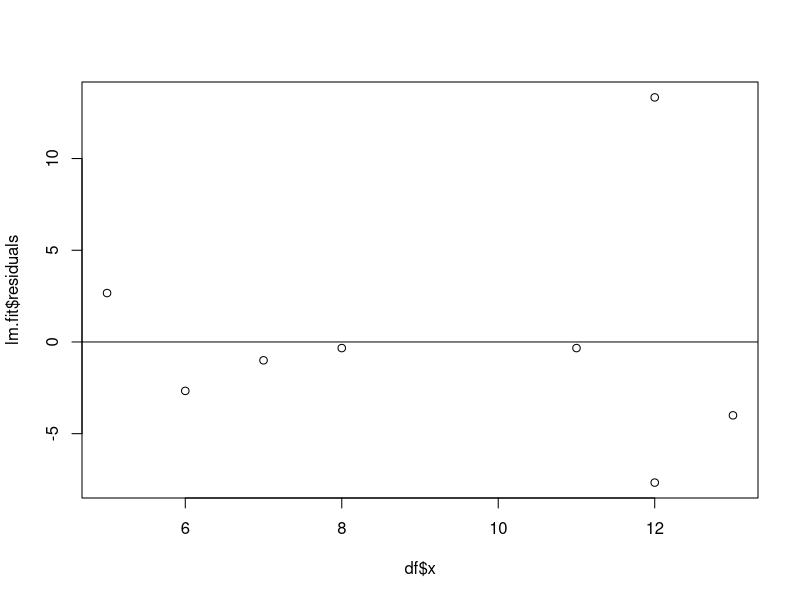
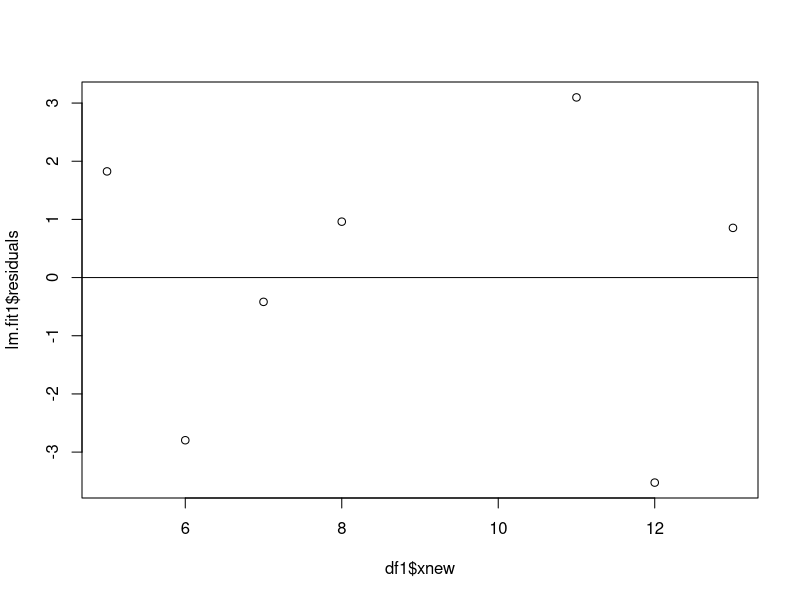
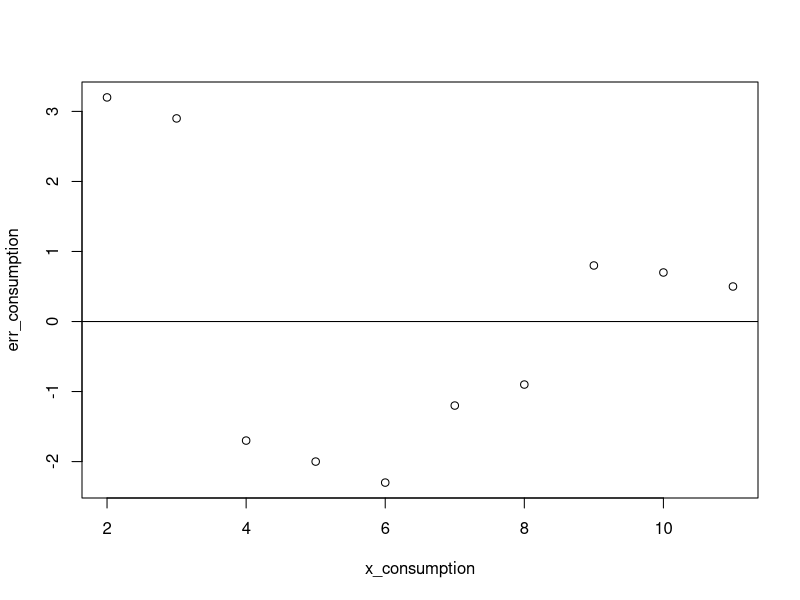
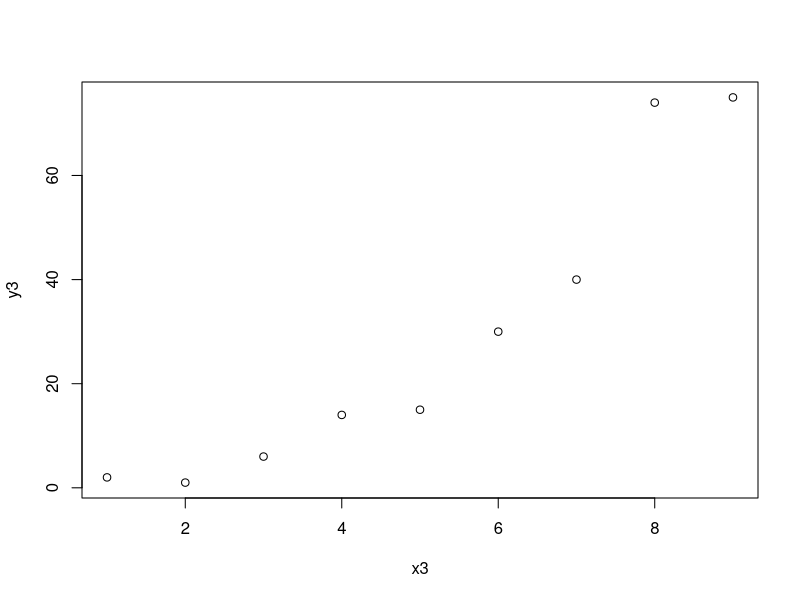
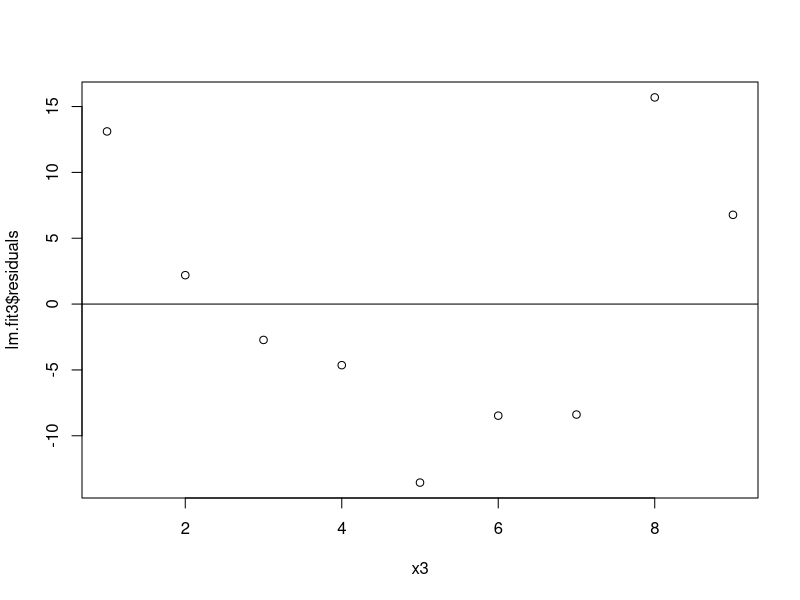
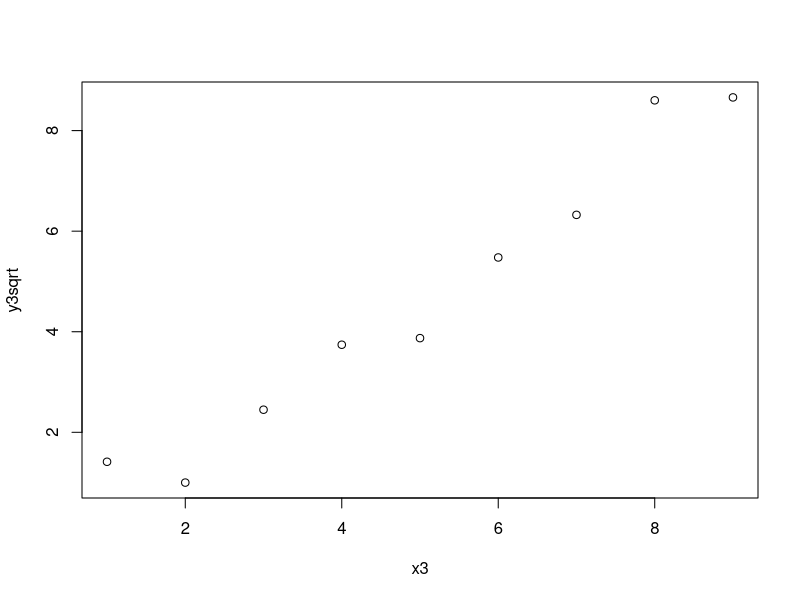
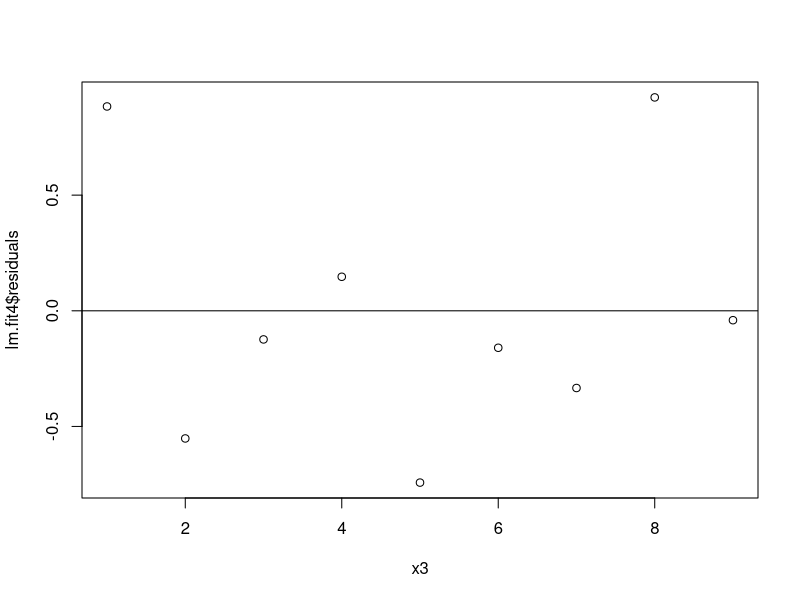
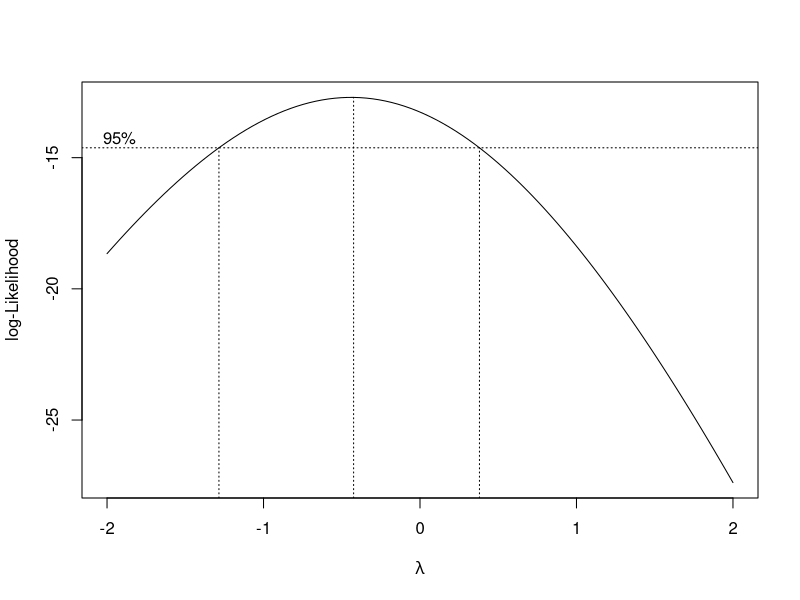

Here is the R script that generated these plots, in order:
## ---- chunk 1
knitr::opts_chunk$set(echo = TRUE)

library(tidyverse)
library(MASS)
## ---- chunk 2
x <- c(5, 8, 11, 7, 13, 12, 12, 6)

y <- c(63, 67, 74, 64, 75, 69, 90, 60)

df <- tibble(x, y)

lm.fit <- lm(y ~ x)

plot(df$x, lm.fit$residuals)
abline(0, 0)
## ---- chunk 3
xnew <- x[-7]
ynew <- y[-7]
df1 <- tibble(xnew, ynew)

lm.fit1 <- lm(ynew ~ xnew)
plot(df1$xnew, lm.fit1$residuals)
abline(0, 0)
## ---- chunk 4
x_consumption <- c(2:11)
err_consumption <- c(3.2, 2.9, -1.7, -2.0, -2.3, -1.2, -0.9, 0.8, 0.7, 0.5)

plot(x_consumption, err_consumption)
abline(0, 0)
## ---- chunk 5
x3 <- c(1:9)
y3 <- c(2, 1, 6, 14, 15, 30, 40, 74, 75)

lm.fit3 <- lm(y3 ~ x3)
plot(x3, y3)

plot(x3, lm.fit3$residuals)
abline(0, 0)
## ---- chunk 6
y3sqrt <- sqrt(y3)
plot(x3, y3sqrt)

lm.fit4 <- lm(y3sqrt ~ x3)
# summary(lm.fit4)
plot(x3, lm.fit4$residuals)
abline(0, 0)

## ---- chunk 7
x4 <- c(7, 7, 8, 3, 2, 4, 4, 6, 6, 7, 5, 3, 3, 5, 8)
y4 <- c(1, 1, 1, 2, 2, 2, 2, 2, 2, 3, 3, 3, 6, 7, 8)

boxcox <- data.frame(x4, y4)

model <- lm(y4 ~ x4) 
model
library(MASS)
box_cox <- boxcox(y4 ~ x4) 
box_cox

lambda <- box_cox$x[which.max(box_cox$y)] 
lambda

new_model <- lm(((y4^lambda-1)/lambda) ~ x4) 
new_model

qqnorm(model$residuals) 
qqline(model$residuals)


qqnorm(new_model$residuals) 
qqline(new_model$residuals)
